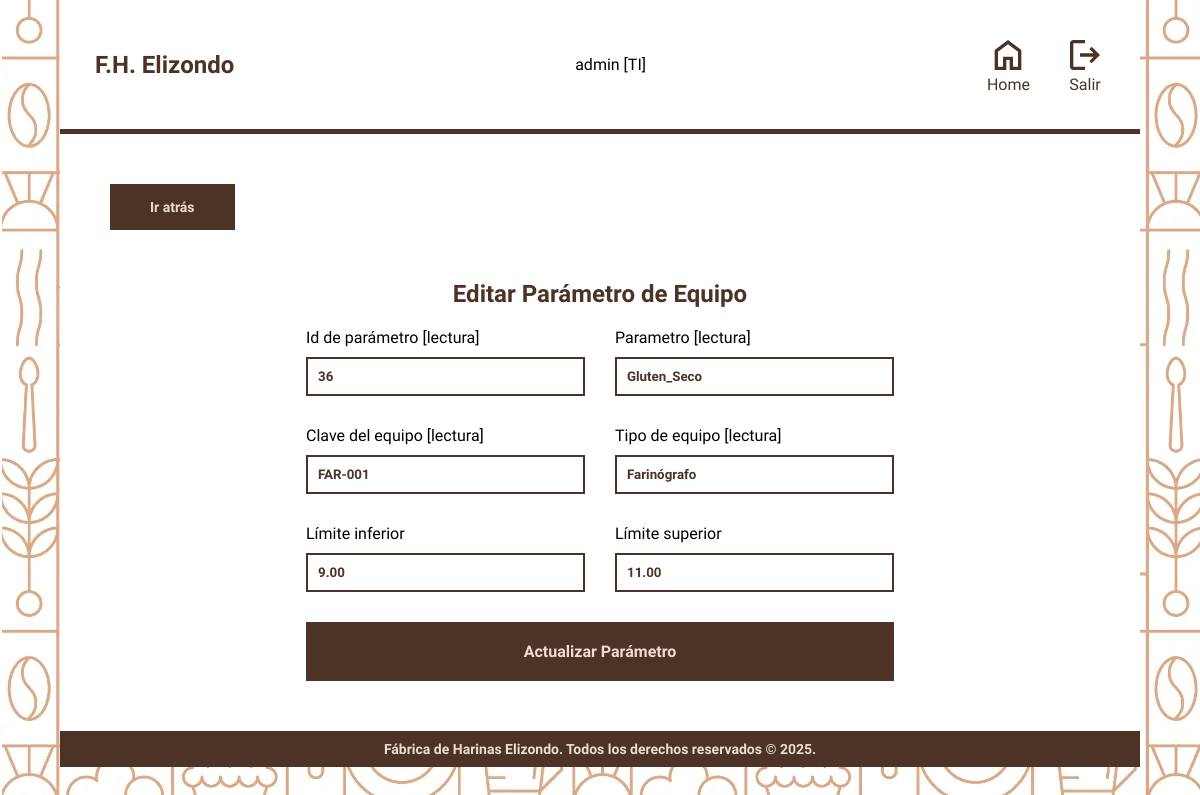
Before: /modulos/parametrosform.php?id=36&ow=equipos_laboratorio (signed in) with the older database file.
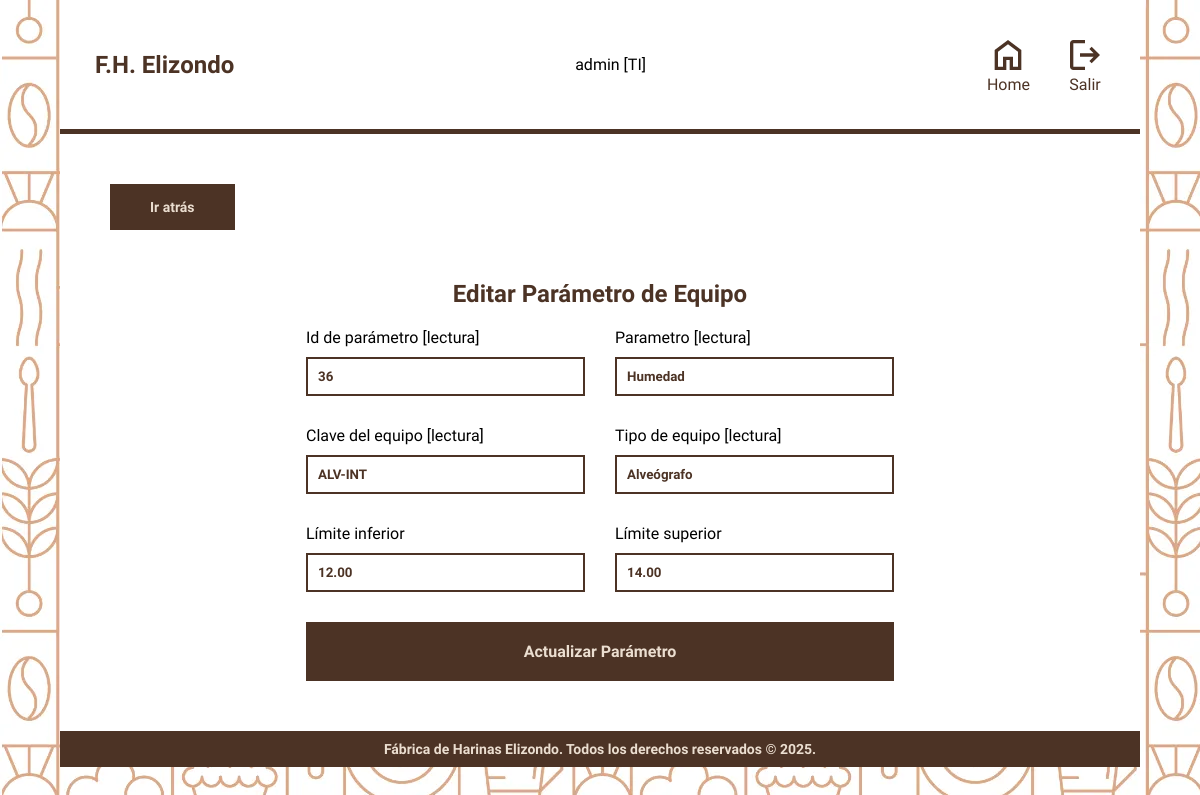
After: the same page with the newer database file.
### tables this page shows
CREATE TABLE Parametros (
    id_parametro INT PRIMARY KEY AUTO_INCREMENT,
    id_equipo INT,
    id_cliente INT,
    nombre_parametro ENUM(
        'Humedad',
        'Cenizas',
        'Gluten_Humedo',
        'Gluten_Seco',
        'Indice_Gluten',
        'Indice_Caida',
        'Almidon_Danado',
        'Alveograma_P',
        'Alveograma_L',
        'Alveograma_PL',
        'Alveograma_W',
        'Alveograma_IE',
        'Farinograma_Absorcion_Agua',
        'Farinograma_Tiempo_Desarrollo',
        'Farinograma_Estabilidad',
        'Farinograma_Grado_Decaimiento'
    ) NOT NULL,
    lim_Superior DECIMAL(10, 2) NOT NULL,
    lim_Inferior DECIMAL(10, 2) NOT NULL,
    FOREIGN KEY (id_equipo) REFERENCES Equipos_Laboratorio(id_equipo),
    FOREIGN KEY (id_cliente) REFERENCES Clientes(id_cliente),
    CHECK (
        (
            id_cliente IS NOT NULL
            AND id_equipo IS NULL
        )
        OR (
            id_cliente IS NULL
            AND id_equipo IS NOT NULL
        )
    )
);

CREATE TABLE Equipos_Laboratorio (
    id_equipo INT PRIMARY KEY AUTO_INCREMENT,
    id_responsable INT NOT NULL,
    clave VARCHAR(50) UNIQUE NOT NULL,
    tipo_equipo ENUM('Alveógrafo', 'Farinógrafo') NOT NULL,
    marca VARCHAR(50),
    modelo VARCHAR(50),
    serie VARCHAR(59) UNIQUE NOT NULL,
    desc_larga VARCHAR(300),
    desc_corta VARCHAR(50) NOT NULL,
    proveedor VARCHAR(50),
    fecha_adquisicion DATE,
    garantia VARCHAR(50) UNIQUE,
    vencimiento_garantia DATE,
    ubicacion VARCHAR(100),
    estado ENUM('Activo', 'Inactivo', 'Baja') NOT NULL DEFAULT 'Activo',
    FOREIGN KEY (id_responsable) REFERENCES Usuarios(id_usuario)
);

### modulos/parametrosform.php (the view, shortened to what this page needs)
<?php
    require '../config/conn.php';
    $id = (int) $_GET['id'];
    $origin = $_GET['ow'];
    if ($origin === 'clientes'){
        $sql = "SELECT
                P.nombre_parametro,
                P.lim_Superior,
                P.lim_Inferior,
                A.nombre AS origen
                FROM parametros P
                LEFT JOIN clientes A ON A.id_cliente = P.id_cliente
                WHERE P.id_parametro = ?";
    } else if ($origin === 'equipos_laboratorio'){
        $sql = "SELECT
                P.nombre_parametro,
                P.lim_Superior,
                P.lim_Inferior,
                A.clave AS origen,
                A.tipo_equipo
                FROM parametros P
                LEFT JOIN equipos_laboratorio A ON A.id_equipo = P.id_equipo
                WHERE P.id_parametro = ?";
    } else {
        $_SESSION['error'] = 'URL no válida.';
        header ('location: parametros.php?tipo=internacionales');
        exit;
    }
    $stmt = $pdo -> prepare($sql);
    $stmt -> execute([$id]);
    $parametro = $stmt -> fetch();
?>
<!DOCTYPE html>
<html lang="en">
<head>
    <link rel="stylesheet" href="../styles.css">
    <link rel="stylesheet" href="../css/menu.css">
</head>
<body>
    <main class="contenedor hoja">
        <?php include '../includes/header.php'; ?>
        <div class="contenedor__modulo">
            <a href="parametros.php?tipo=<?php echo ($origin === 'clientes') ? 'personalizados' : 'internacionales'; ?>" class="atras">Ir atrás</a>
            <h2 class="heading">Editar Parámetro de <?php echo ($origin === 'clientes')?'Cliente':'Equipo'; ?></h2>
            <form action="../config/parametros/updateParametros.php" id="formParametros" class="formulario" method="post">
                <div class="formulario__campo">
                    <label for="id" class="formulario__label">Id de parámetro [lectura]</label>
                    <input type="text" name="id" class="formulario__input" value="<?php echo $id?>" readonly>
                </div>
                <div class="formulario__campo">
                    <label for="nombre_parametro" class="formulario__label">Parametro [lectura]</label>
                    <input type="text" name="nombre_parametro" class="formulario__input"
                        value="<?php echo htmlspecialchars($parametro['nombre_parametro']) ?>" readonly>
                </div>
                <div class="formulario__campo">
                    <label for="nombre" class="formulario__label"><?php echo ($origin === 'clientes')?'Cliente':'Clave del equipo'; ?> [lectura]</label>
                    <input type="text" name="nombre" class="formulario__input"
                        value="<?php echo htmlspecialchars($parametro['origen']) ?>" readonly>
                </div>
                <?php
                    if ($origin === 'equipos_laboratorio'){
                        echo '
                        <div class="formulario__campo">
                            <label for="tipo_equipo" class="formulario__label">Tipo de equipo [lectura]</label>
                            <input type="text" name="tipo_equipo" class="formulario__input" value="' .
                            htmlspecialchars($parametro['tipo_equipo']) . '" readonly>
                        </div>
                        ';
                    }
                ?>
                <div class="formulario__campo">
                    <label for="limite_inf" class="formulario__label">Límite inferior</label>
                    <input type="number" name="limite_inf" value="<?php echo htmlspecialchars($parametro['lim_Inferior']) ?>" class="formulario__input" placeholder="Límite inferior">
                </div>
                <div class="formulario__campo">
                    <label for="limite_sup" class="formulario__label">Límite superior</label>
                    <input type="number" name="limite_sup" value="<?php echo htmlspecialchars($parametro['lim_Superior']) ?>" class="formulario__input" placeholder="Límite superior">
                </div>
                <button type="button" id="btnSubmit" class="formulario__submit">Actualizar Parámetro</button>
            </form>
        </div>
        <?php include '../includes/footer.php'; ?>
    </main>
</body>
</html>

Changed rows visible on the page:
changed parametros: nombre_parametro "Gluten_Seco" → "Humedad"; nombre "FAR-001" → "ALV-INT"; tipo_equipo "Farinógrafo" → "Alveógrafo"; limite_inf "9.00" → "12.00"; limite_sup "11.00" → "14.00"
